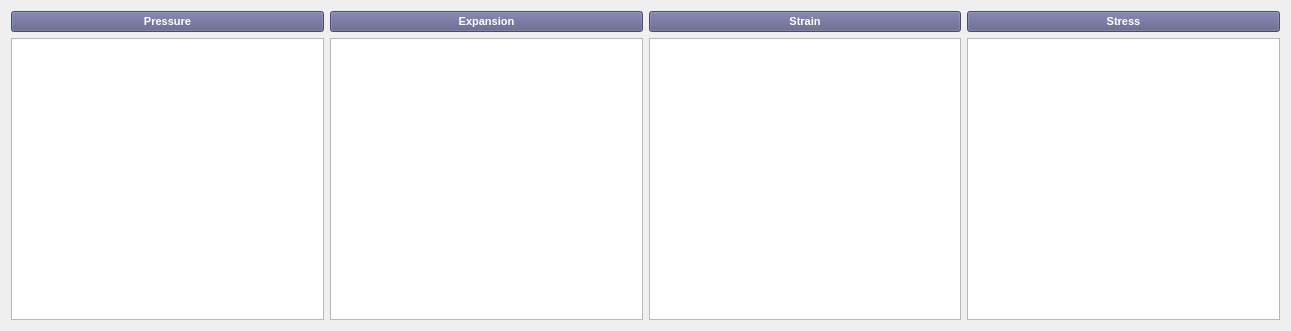
    <widget class="QWidget" name="">
     <property name="geometry">
      <rect>
       <x>30</x>
       <y>260</y>
       <width>1291</width>
       <height>331</height>
      </rect>
     </property>
     <layout class="QGridLayout" name="gridLayout">
      <item row="0" column="0">
       <widget class="QPushButton" name="pushButton_20">
        <property name="enabled">
         <bool>false</bool>
        </property>
        <property name="font">
         <font>
          <family>Arial</family>
          <pointsize>8</pointsize>
          <weight>75</weight>
          <bold>true</bold>
         </font>
        </property>
        <property name="styleSheet">
         <string notr="true">background-color: rgb(90, 90, 134);
color: rgb(255, 255, 255);</string>
        </property>
        <property name="text">
         <string>Pressure</string>
        </property>
       </widget>
      </item>
      <item row="0" column="1">
       <widget class="QPushButton" name="pushButton_21">
        <property name="enabled">
         <bool>false</bool>
        </property>
        <property name="font">
         <font>
          <family>Arial</family>
          <pointsize>8</pointsize>
          <weight>75</weight>
          <bold>true</bold>
         </font>
        </property>
        <property name="styleSheet">
         <string notr="true">background-color: rgb(90, 90, 134);
color: rgb(255, 255, 255);</string>
        </property>
        <property name="text">
         <string>Expansion</string>
        </property>
       </widget>
      </item>
      <item row="0" column="2">
       <widget class="QPushButton" name="pushButton_22">
        <property name="enabled">
         <bool>false</bool>
        </property>
        <property name="font">
         <font>
          <family>Arial</family>
          <pointsize>8</pointsize>
          <weight>75</weight>
          <bold>true</bold>
         </font>
        </property>
        <property name="styleSheet">
         <string notr="true">background-color: rgb(90, 90, 134);
color: rgb(255, 255, 255);</string>
        </property>
        <property name="text">
         <string>Strain</string>
        </property>
       </widget>
      </item>
      <item row="0" column="3">
       <widget class="QPushButton" name="pushButton_23">
        <property name="enabled">
         <bool>false</bool>
        </property>
        <property name="font">
         <font>
          <family>Arial</family>
          <pointsize>8</pointsize>
          <weight>75</weight>
          <bold>true</bold>
         </font>
        </property>
        <property name="styleSheet">
         <string notr="true">background-color: rgb(90, 90, 134);
color: rgb(255, 255, 255);</string>
        </property>
        <property name="text">
         <string>Stress</string>
        </property>
       </widget>
      </item>
      <item row="1" column="0">
       <widget class="QGraphicsView" name="graphicsView"/>
      </item>
      <item row="1" column="1">
       <widget class="QGraphicsView" name="graphicsView_2"/>
      </item>
      <item row="1" column="2">
       <widget class="QGraphicsView" name="graphicsView_3"/>
      </item>
      <item row="1" column="3">
       <widget class="QGraphicsView" name="graphicsView_4"/>
      </item>
     </layout>
    </widget>
